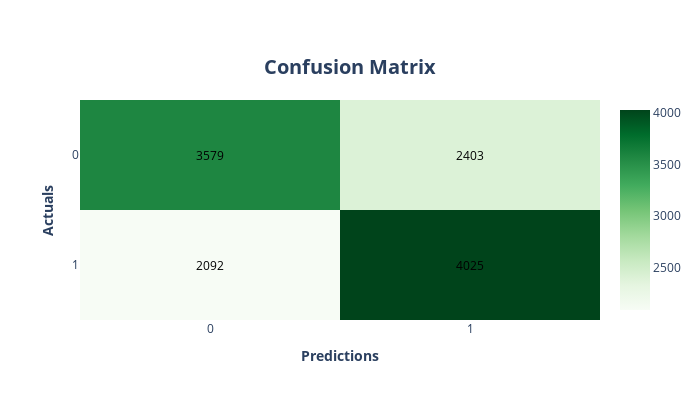

Write notebook code for a chart like this one.
### Code cell
plot_confusion_matrix2(y_test, y_pred_test_best_gbc, "Confusion Matrix")

### Figure 1 — Plotly figure (JSON) as saved in the notebook; plotly's stock layout.template omitted (floating-point values rounded to 4 significant figures)
{"data": [{"colorscale": [[0, "rgb(247,252,245)"], [0.125, "rgb(229,245,224)"], [0.25, "rgb(199,233,192)"], [0.375, "rgb(161,217,155)"], [0.5, "rgb(116,196,118)"], [0.625, "rgb(65,171,93)"], [0.75, "rgb(35,139,69)"], [0.875, "rgb(0,109,44)"], [1, "rgb(0,68,27)"]], "hoverongaps": false, "type": "heatmap", "x": ["0", "1"], "y": ["1", "0"], "z": [[2092, 4025], [3579, 2403]]}], "layout": {"annotations": [{"font": {"color": "black"}, "showarrow": false, "text": "2092", "x": 0, "y": 0}, {"font": {"color": "black"}, "showarrow": false, "text": "3579", "x": 0, "y": 1}, {"font": {"color": "black"}, "showarrow": false, "text": "4025", "x": 1, "y": 0}, {"font": {"color": "black"}, "showarrow": false, "text": "2403", "x": 1, "y": 1}], "height": 400, "legend": {"title": {"text": "ahjksbdhasbdhas"}}, "title": {"font": {"size": 20}, "text": "<b>Confusion Matrix</b>", "x": 0.5, "xanchor": "center", "y": 0.85, "yanchor": "top"}, "width": 700, "xaxis": {"title": {"text": "<b>Predictions</b>"}}, "yaxis": {"title": {"text": "<b>Actuals</b>"}}}}
